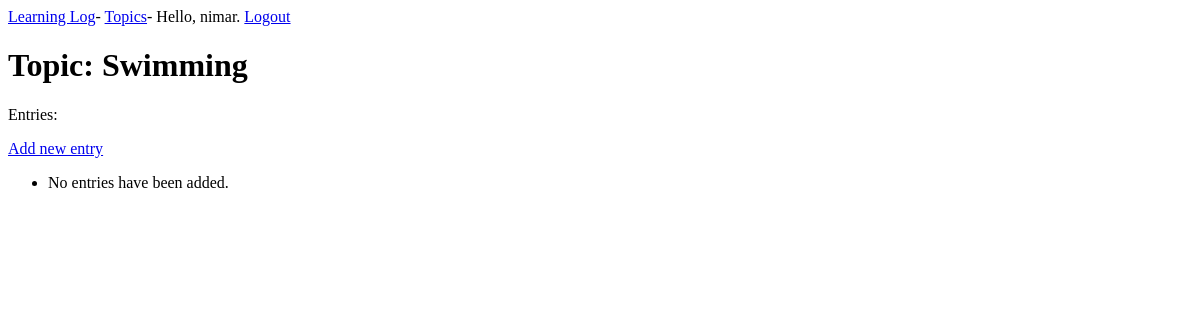
Page /topics/2/ (signed in) on the earlier database version.
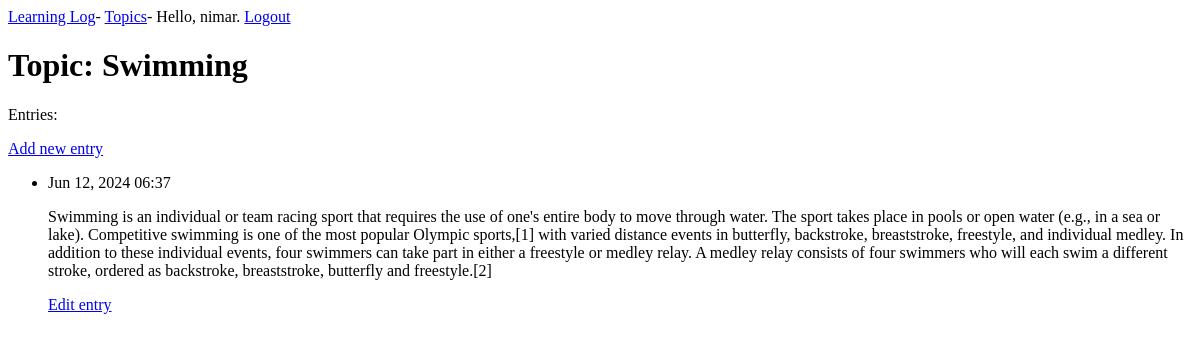
Same page on the later database version.
### l_l/models.py (models this page shows, shortened)
class Topic(models.Model):
    text = models.CharField(max_length=200)
    date_added = models.DateTimeField(auto_now_add=True)
    owner = models.ForeignKey(User, on_delete=models.CASCADE)
    def __str__(self):
        return self.text

class Entry(models.Model):
    topic = models.ForeignKey(Topic, on_delete=models.CASCADE)
    text = models.TextField()
    date_added = models.DateTimeField(auto_now_add=True)
    class Meta:
        verbose_name_plural = 'entries'

### l_l/views.py (the view)
# urls.py: path('topics/<topic_id>/', views.topic, name='topic'),
@login_required
def topic(request, topic_id):
    topic = Topic.objects.get(id=topic_id)
    if topic.owner != request.user:
        raise Http404
    entries = topic.entry_set.order_by('-date_added')
    context = {'topic': topic, 'entries': entries}
    return render(request, 'topic.html', context)

### l_l/templates/l_l/topic.html
{% extends 'base.html' %}
{% block content %}
<h1>Topic: {{ topic }}</h1>
<p>Entries:</p>
<p><a href="{% url 'new_entry' topic.id %}">Add new entry</a></p>
<ul>
    {% for entry in entries %}
    <li>
        <p> {{entry.date_added|date:"M d, Y H:i" }}</p>
        <P>{{entry.text|linebreaks}}</p>
        <p><a href="{% url 'edit_entry' entry.id %}">Edit entry</a></p>
    </li>
    {% empty %}
    <li>No entries have been added.</li>
    {% endfor %}
</ul>
{% endblock %}

### l_l/templates/l_l/base.html
<p>
    <a href="{% url 'index' %}">Learning Log</a>-
    <a href="{% url 'topics' %}">Topics</a>-
    {% if user.is_authenticated %}
    Hello, {{ user.username }}.
    <a href="{% url 'logout' %}">Logout</a>
    {% else %}
    <a href="{% url 'register' %}">Register</a>
    <a href="{% url 'login' %}">Login</a>
    {% endif %}
</p>
{% block content %}{% endblock %}

Differences in the rows shown:
added Entry: date_added "Jun 12, 2024 06:37", text "Swimming is an individual or team racing sport that requires the use of one's entire body to move through water. The sport takes place in pools or open water (e.g., in a sea or lake). Competitive swimming is one of the most popular Olympic sports,[1] with varied distance events in butterfly, backstroke, breaststroke, freestyle, and individual medley. In addition to these individual events, four swimmers can take part in either a freestyle or medley relay. A medley relay consists of four swimmers who will each swim a different stroke, ordered as backstroke, breaststroke, butterfly and freestyle.[2]"
Other differences:
text no longer shown: "No entries have been added."
